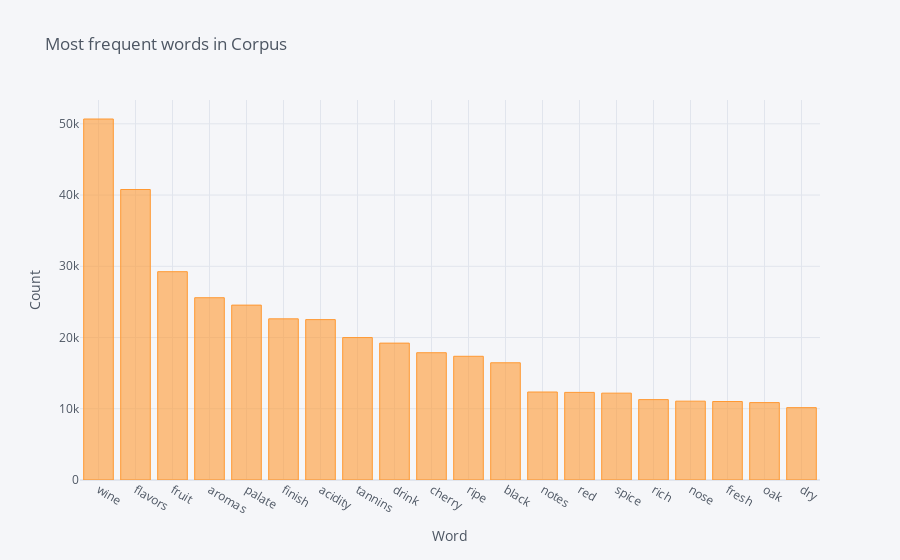

The code cell stored with this chart in its notebook:
### Code cell
words_df.set_index('word').wordCount.head(20).iplot(kind = 'bar', title = 'Most frequent words in Corpus', yTitle = 'Count', xTitle = 'Word')

### Figure 1 — Plotly figure (JSON) as saved in the notebook; plotly's stock layout.template omitted (floating-point values rounded to 4 significant figures)
{"data": [{"marker": {"color": "rgba(255, 153, 51, 0.6)", "line": {"color": "rgba(255, 153, 51, 1.0)", "width": 1}}, "name": "wordCount", "orientation": "v", "text": "", "type": "bar", "x": ["wine", "flavors", "fruit", "aromas", "palate", "finish", "acidity", "tannins", "drink", "cherry", "ripe", "black", "notes", "red", "spice", "rich", "nose", "fresh", "oak", "dry"], "y": [50677, 40779, 29243, 25587, 24549, 22624, 22515, 19994, 19216, 17867, 17366, 16456, 12353, 12299, 12192, 11285, 11068, 11019, 10865, 10159]}], "layout": {"autosize": true, "legend": {"bgcolor": "#F5F6F9", "font": {"color": "#4D5663"}}, "paper_bgcolor": "#F5F6F9", "plot_bgcolor": "#F5F6F9", "title": {"font": {"color": "#4D5663"}, "text": "Most frequent words in Corpus"}, "xaxis": {"autorange": true, "gridcolor": "#E1E5ED", "range": [-0.5, 19.5], "showgrid": true, "tickfont": {"color": "#4D5663"}, "title": {"font": {"color": "#4D5663"}, "text": "Word"}, "type": "category", "zerolinecolor": "#E1E5ED"}, "yaxis": {"autorange": true, "gridcolor": "#E1E5ED", "range": [0, 53340.0], "showgrid": true, "tickfont": {"color": "#4D5663"}, "title": {"font": {"color": "#4D5663"}, "text": "Count"}, "type": "linear", "zerolinecolor": "#E1E5ED"}}}
